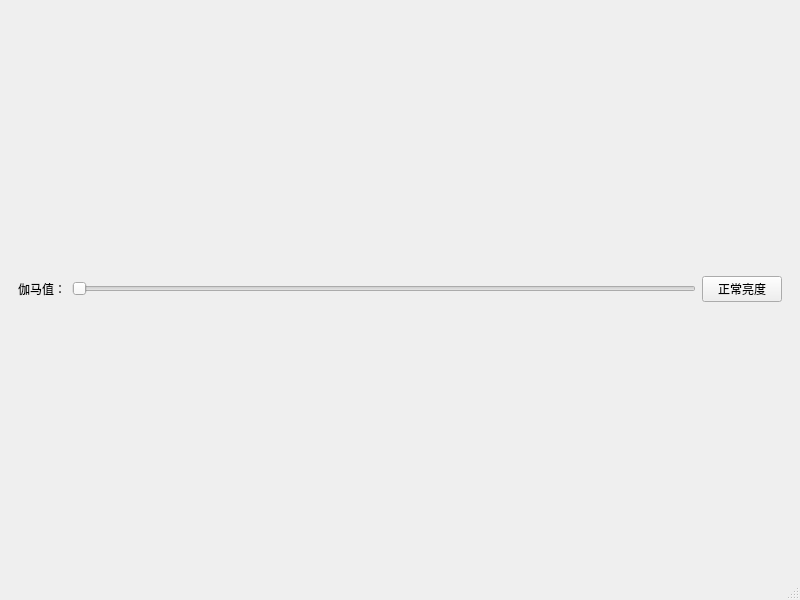
<?xml version="1.0" encoding="UTF-8"?>
<ui version="4.0">
 <class>Brightness</class>
 <widget class="QMainWindow" name="Brightness">
  <property name="geometry">
   <rect>
    <x>0</x>
    <y>0</y>
    <width>800</width>
    <height>600</height>
   </rect>
  </property>
  <property name="windowTitle">
   <string>Brightness</string>
  </property>
  <widget class="QWidget" name="W_Central">
   <layout class="QVBoxLayout" name="verticalLayout">
    <item>
     <widget class="QWidget" name="W_Gamma" native="true">
      <layout class="QHBoxLayout" name="horizontalLayout">
       <item>
        <widget class="QLabel" name="L_Gamma">
         <property name="text">
          <string>伽马值：</string>
         </property>
        </widget>
       </item>
       <item>
        <widget class="QSlider" name="S_Gamma">
         <property name="orientation">
          <enum>Qt::Horizontal</enum>
         </property>
        </widget>
       </item>
       <item>
        <widget class="QPushButton" name="PB_Gamma">
         <property name="text">
          <string>正常亮度</string>
         </property>
        </widget>
       </item>
      </layout>
     </widget>
    </item>
   </layout>
  </widget>
  <widget class="QMenuBar" name="MB_Menu">
   <property name="geometry">
    <rect>
     <x>0</x>
     <y>0</y>
     <width>800</width>
     <height>31</height>
    </rect>
   </property>
  </widget>
  <widget class="QStatusBar" name="SB_Status"/>
 </widget>
 <resources/>
 <connections/>
</ui>
